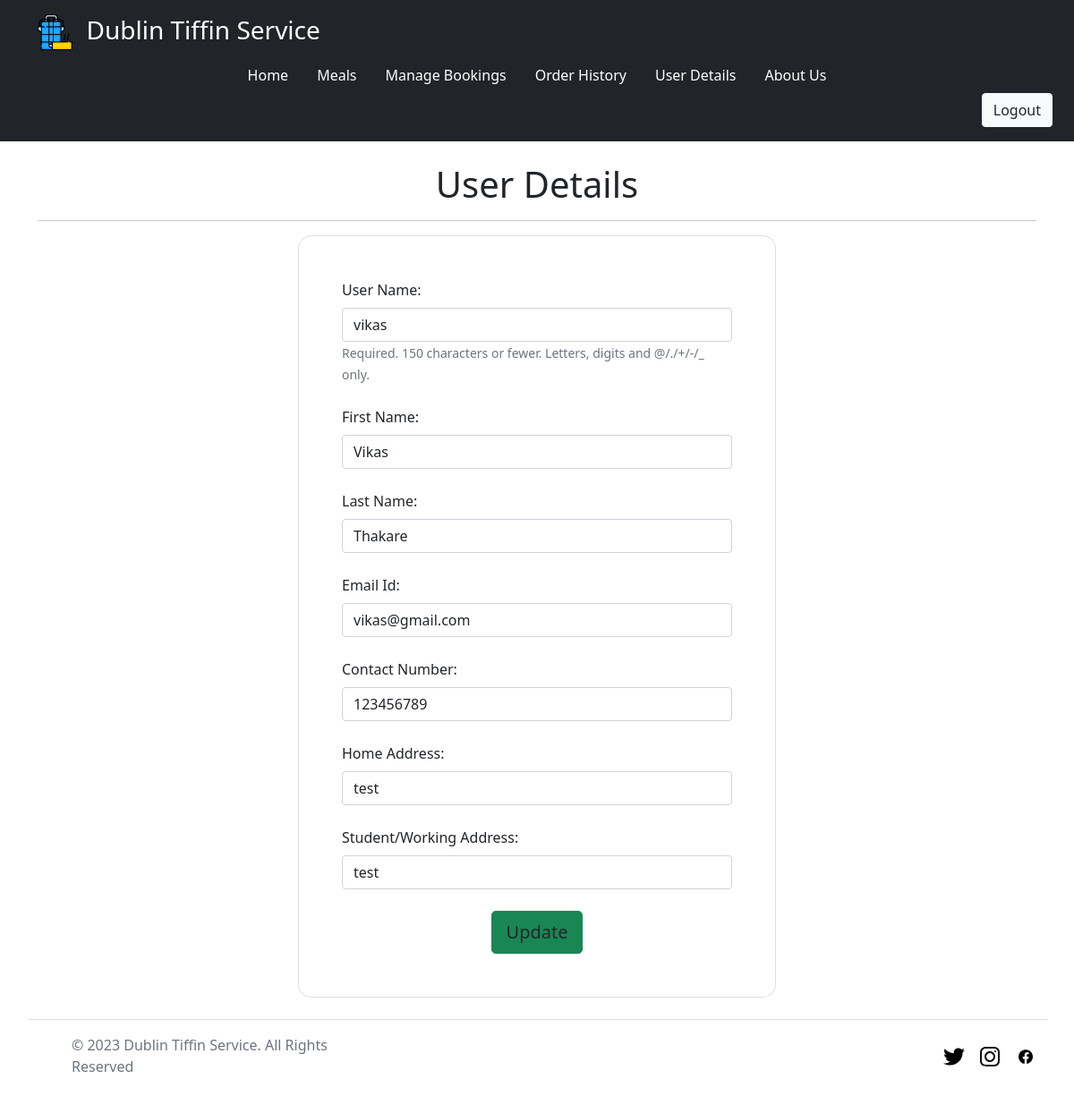
/user_details (signed in), run on an earlier commit of the app's database.
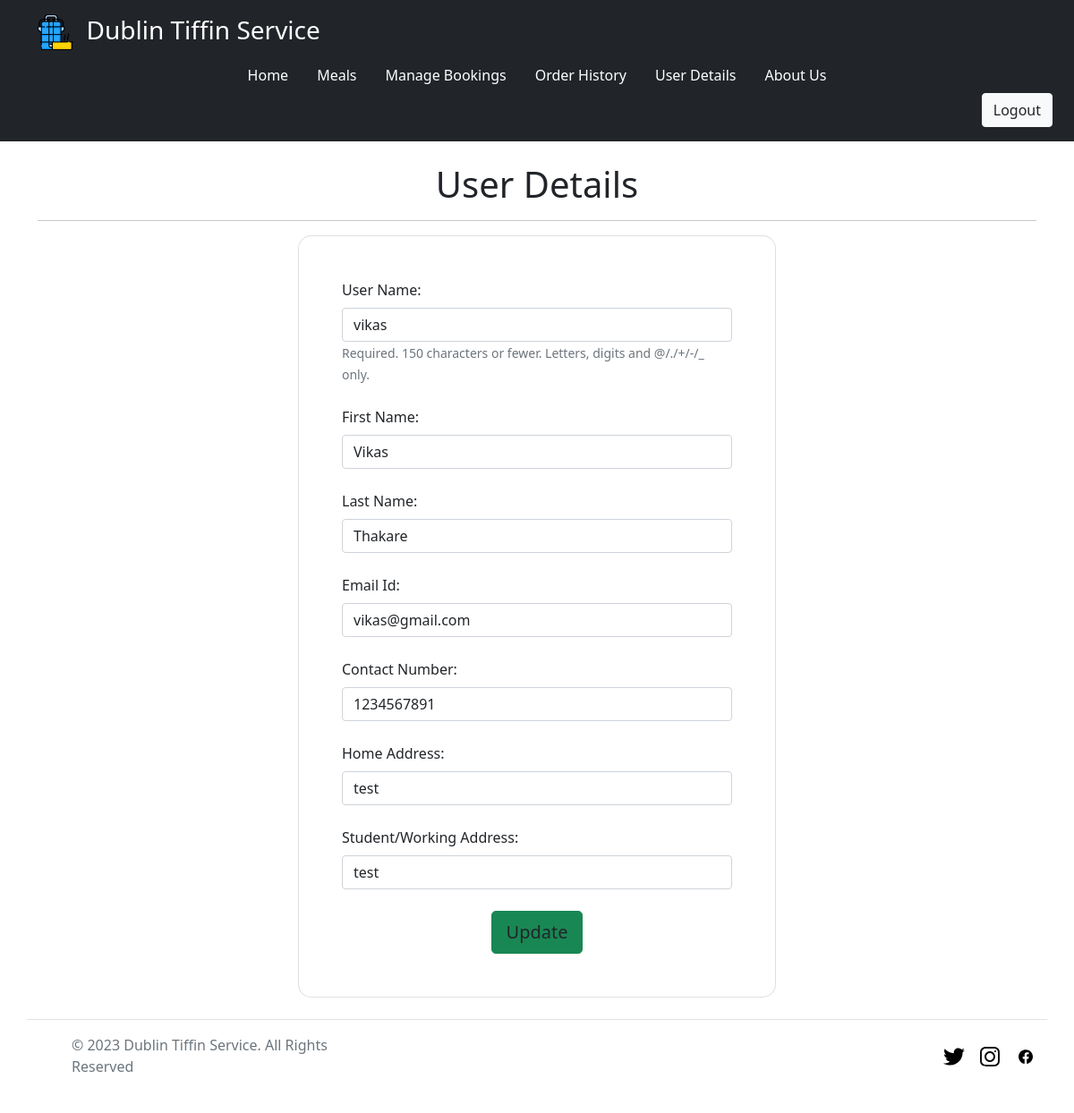
And on a later commit of the database.
### customuser/models.py (models this page shows, shortened)
class CustomUserAccountField(models.Model):
    user = models.OneToOneField(User, primary_key=True, on_delete=models.CASCADE)
    phone_number = models.CharField(max_length=15)
    home_address = models.CharField(max_length=100)
    dest_address = models.CharField(max_length=100)

### customuser/views.py (the view)
# urls.py: path('user_details', views.user_details, name='user_details'),
@login_required
@transaction.atomic
@require_http_methods(["GET", "POST"])
def user_details(request):
    if request.user.is_authenticated:
        if request.method == "POST":
            user_form = UserEditForm(request.POST, instance=request.user)
            custom_user_form = CustomUserForm(request.POST, instance=request.user.customuseraccountfield)
            print(user_form.is_valid(), custom_user_form.is_valid())
            if user_form.is_valid() and custom_user_form.is_valid():
                print('save 1')
                user_form.save()
                print('save 2')
                custom_user_form.save()
                print('save 3')
                return redirect('user_details')
            else:
                print(user_form.errors)
                pass #add exception hanndling for forms.
        else:
            user_form = UserEditForm(instance=request.user)
            custom_user_form = CustomUserForm(instance=request.user.customuseraccountfield)
        return render(request, 'customuser/user_details.html', {"u_form": user_form, "c_form": custom_user_form})

### customuser/forms.py
class UserEditForm(forms.ModelForm):
    class Meta:
        model = User
        fields = ("username", "first_name", "last_name", "email")
        labels = {
            "username": "User Name",
            "first_name": "First Name",
            "last_name": "Last Name",
            "email": "Email Id",
        }

class CustomUserForm(forms.ModelForm):
    class Meta:
        model = CustomUserAccountField
        fields = ("phone_number", "home_address", "dest_address")
        labels = {
            "phone_number": "Contact Number",
            "home_address": "Home Address",
            "dest_address": "Student/Working Address",
        }

### templates/customuser/user_details.html (shortened to what this page needs)
{% extends '_partials/base.html' %}
{% load static %}
{% block body %}
{% load widget_tweaks %}
<div class="container">
    <br>
    <h1 class="text-center">User Details</h1>
    <hr>
    <section class="vh-20 bg-image vh-20">
        <div class="mask d-flex align-items-center h-100 gradient-custom-2">
            <div class="container h-100">
                <div class="row d-flex justify-content-center align-items-center h-100">
                    <div class="col-12 col-md-9 col-lg-7 col-xl-6">
                        <div class="card" style="border-radius: 15px;">
                            <div class="card-body p-5">
                                <form method="POST">
                                    {% for field in u_form.visible_fields %}
                                        {% if field.name != "password" %}
                                            <div class="form-outline mb-4">
                                                <label class="form-label" for="id_username">{{ field.label_tag }}</label>
                                                {% render_field field class="form-control" %}
                                                {% if field.help_text %}
                                                <small class="form-text text-muted">{{ field.help_text }}</small>
                                                {% endif %}
                                            </div>
                                        {% endif %}
                                    {% endfor %}
                                    {% for field in c_form.visible_fields %}
                                        <div class="form-outline mb-4">
                                            <label class="form-label" for="id_username">{{ field.label_tag }}</label>
                                            {% render_field field class="form-control" %}
                                        </div>
                                    {% endfor %}
                                    <div class="d-flex justify-content-center">
                                        <button type="submit"
                                            class="btn btn-success btn-block btn-lg gradient-custom-4 text-body">Update</button>
                                    </div>
                                </form>
                            </div>
                        </div>
                    </div>
                </div>
            </div>
        </div>
    </section>
</div>
{% endblock %}

What changed in the data, as far as the page shows it:
changed CustomUserAccountField "test": phone_number "123456789" → "1234567891"
